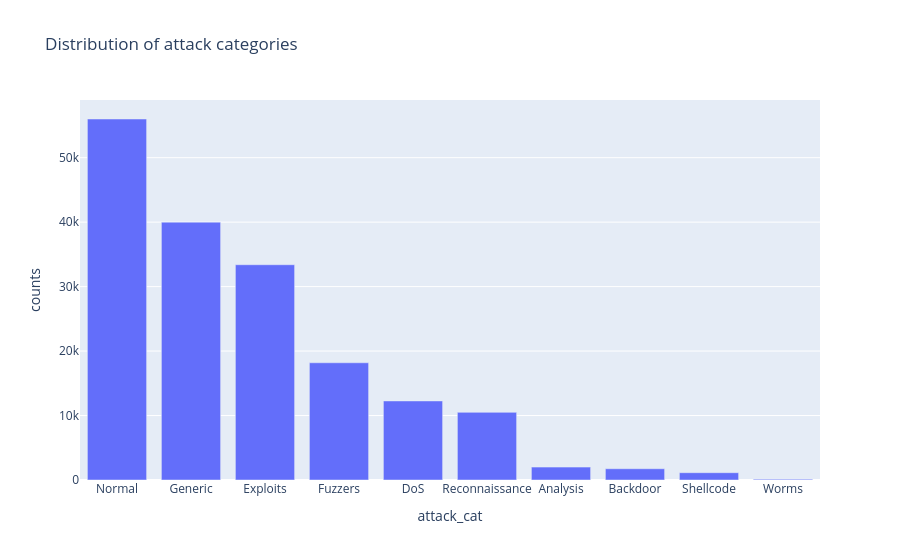

Notebook code cell kept with this figure:
### Markdown cell above
Distribution of attacks by category

### Code cell
attack_by_cat = df[df['attack_cat']!='normal'].groupby('attack_cat').size().reset_index(name='counts').sort_values(by='counts', ascending = False)
fig = px.bar(attack_by_cat, x='attack_cat', y='counts', title='Distribution of attack categories')
fig.show()

### Figure 1 — Plotly figure (JSON) as saved in the notebook; plotly's stock layout.template omitted (floating-point values rounded to 4 significant figures)
{"data": [{"hovertemplate": "attack_cat=%{x}<br>counts=%{y}<extra></extra>", "legendgroup": "", "marker": {"color": "#636efa", "pattern": {"shape": ""}}, "name": "", "orientation": "v", "showlegend": false, "textposition": "auto", "type": "bar", "x": ["Normal", "Generic", "Exploits", "Fuzzers", "DoS", "Reconnaissance", "Analysis", "Backdoor", "Shellcode", "Worms"], "xaxis": "x", "y": [56000, 40000, 33393, 18184, 12264, 10491, 2000, 1746, 1133, 130], "yaxis": "y"}], "layout": {"barmode": "relative", "legend": {"tracegroupgap": 0}, "title": {"text": "Distribution of attack categories"}, "xaxis": {"anchor": "y", "domain": [0, 1], "title": {"text": "attack_cat"}}, "yaxis": {"anchor": "x", "domain": [0, 1], "title": {"text": "counts"}}}}
